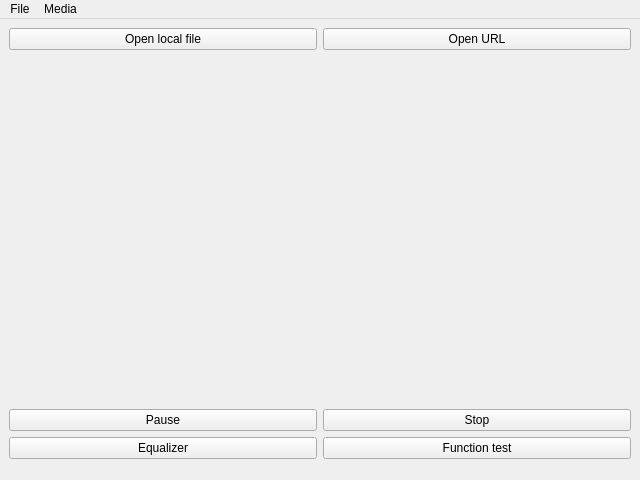
<?xml version="1.0" encoding="UTF-8"?>
<ui version="4.0">
 <class>Player</class>
 <widget class="QMainWindow" name="Player">
  <property name="geometry">
   <rect>
    <x>0</x>
    <y>0</y>
    <width>640</width>
    <height>480</height>
   </rect>
  </property>
  <property name="windowTitle">
   <string>Basic Player Test</string>
  </property>
  <property name="windowIcon">
   <iconset resource="../../resources/logo.qrc">
    <normaloff>:/icons/48x48/vlc-qt.png</normaloff>:/icons/48x48/vlc-qt.png</iconset>
  </property>
  <widget class="QWidget" name="centralwidget">
   <layout class="QGridLayout" name="gridLayout_2">
    <item row="5" column="0" colspan="2">
     <widget class="VlcWidgetVolumeSlider" name="volume" native="true">
      <property name="sizePolicy">
       <sizepolicy hsizetype="Preferred" vsizetype="Maximum">
        <horstretch>0</horstretch>
        <verstretch>0</verstretch>
       </sizepolicy>
      </property>
     </widget>
    </item>
    <item row="1" column="0" colspan="2">
     <widget class="VlcWidgetVideo" name="video" native="true"/>
    </item>
    <item row="0" column="0">
     <widget class="QPushButton" name="openLocal">
      <property name="text">
       <string>Open local file</string>
      </property>
     </widget>
    </item>
    <item row="3" column="1">
     <widget class="QPushButton" name="stop">
      <property name="text">
       <string>Stop</string>
      </property>
     </widget>
    </item>
    <item row="0" column="1">
     <widget class="QPushButton" name="openUrl">
      <property name="text">
       <string>Open URL</string>
      </property>
     </widget>
    </item>
    <item row="3" column="0">
     <widget class="QPushButton" name="pause">
      <property name="text">
       <string>Pause</string>
      </property>
      <property name="checkable">
       <bool>true</bool>
      </property>
     </widget>
    </item>
    <item row="6" column="0" colspan="2">
     <widget class="VlcWidgetSeek" name="seek" native="true">
      <property name="sizePolicy">
       <sizepolicy hsizetype="Preferred" vsizetype="Maximum">
        <horstretch>0</horstretch>
        <verstretch>0</verstretch>
       </sizepolicy>
      </property>
     </widget>
    </item>
    <item row="4" column="0">
     <widget class="QPushButton" name="equalizer">
      <property name="text">
       <string>Equalizer</string>
      </property>
     </widget>
    </item>
    <item row="4" column="1">
     <widget class="QPushButton" name="functionTest">
      <property name="text">
       <string>Function test</string>
      </property>
     </widget>
    </item>
   </layout>
  </widget>
  <widget class="QMenuBar" name="menubar">
   <property name="geometry">
    <rect>
     <x>0</x>
     <y>0</y>
     <width>640</width>
     <height>22</height>
    </rect>
   </property>
   <widget class="QMenu" name="menuFile">
    <property name="title">
     <string>File</string>
    </property>
    <addaction name="actionOpenLocal"/>
    <addaction name="actionOpenUrl"/>
    <addaction name="separator"/>
    <addaction name="actionClose"/>
   </widget>
   <widget class="QMenu" name="menuMedia">
    <property name="title">
     <string>Media</string>
    </property>
    <addaction name="actionPause"/>
    <addaction name="actionStop"/>
   </widget>
   <addaction name="menuFile"/>
   <addaction name="menuMedia"/>
  </widget>
  <action name="actionClose">
   <property name="text">
    <string>Close</string>
   </property>
  </action>
  <action name="actionPause">
   <property name="checkable">
    <bool>true</bool>
   </property>
   <property name="text">
    <string>Pause</string>
   </property>
  </action>
  <action name="actionStop">
   <property name="text">
    <string>Stop</string>
   </property>
  </action>
  <action name="actionOpenLocal">
   <property name="text">
    <string>Open local file</string>
   </property>
  </action>
  <action name="actionOpenUrl">
   <property name="text">
    <string>Open URL</string>
   </property>
  </action>
 </widget>
 <customwidgets>
  <customwidget>
   <class>VlcWidgetVideo</class>
   <extends>QWidget</extends>
   <header>../../src/widgets/WidgetVideo.h</header>
   <container>1</container>
   <slots>
    <signal>fullscreen()</signal>
    <slot>toggleFullscreen()</slot>
   </slots>
  </customwidget>
  <customwidget>
   <class>VlcWidgetVolumeSlider</class>
   <extends>QWidget</extends>
   <header>../../src/widgets/WidgetVolumeSlider.h</header>
   <container>1</container>
   <slots>
    <slot>mute()</slot>
    <slot>volumeUp()</slot>
    <slot>volumeDown()</slot>
   </slots>
  </customwidget>
  <customwidget>
   <class>VlcWidgetSeek</class>
   <extends>QWidget</extends>
   <header>../../src/widgets/WidgetSeek.h</header>
   <container>1</container>
  </customwidget>
 </customwidgets>
 <resources>
  <include location="../../resources/logo.qrc"/>
 </resources>
 <connections>
  <connection>
   <sender>actionClose</sender>
   <signal>triggered()</signal>
   <receiver>Player</receiver>
   <slot>close()</slot>
   <hints>
    <hint type="sourcelabel">
     <x>-1</x>
     <y>-1</y>
    </hint>
    <hint type="destinationlabel">
     <x>399</x>
     <y>299</y>
    </hint>
   </hints>
  </connection>
 </connections>
</ui>
